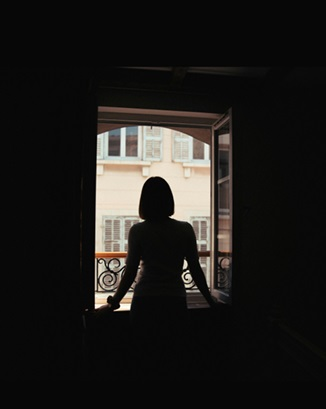
#> input picture data/raw/woman_window.jpg, 326 x 409 px
$ python 'q12 (Part e).py'
#> lines starting #> are read from the running program, lines starting #| are printed output that depends on the picture
import cv2
import numpy as np
import matplotlib.pyplot as plt
from pathlib import Path


def homomorphic_filter(img, gamma_l=0.6, gamma_h=1.8, c=1.0, d0=30):
    """
    Apply homomorphic filtering to a grayscale image.

    Parameters
    ----------
    img : np.ndarray
        Input grayscale image.
    gamma_l : float
        Low-frequency gain. Should be less than 1 to suppress illumination.
    gamma_h : float
        High-frequency gain. Should be greater than 1 to enhance reflectance.
    c : float
        Controls the sharpness of the filter transition.
    d0 : float
        Cutoff frequency.

    Returns
    -------
    filtered_img : np.ndarray
        Homomorphic filtered output image.
    h : np.ndarray
        Frequency-domain homomorphic filter.
    """
    img = img.astype(np.float32)

    # Log transform
    img_log = np.log1p(img)

    # FFT and shift
    img_fft = np.fft.fft2(img_log)
    img_fft_shift = np.fft.fftshift(img_fft)

    rows, cols = img.shape
    crow, ccol = rows // 2, cols // 2

    # Distance matrix
    y, x = np.ogrid[:rows, :cols]
    d2 = (y - crow) ** 2 + (x - ccol) ** 2

    # Homomorphic high-pass filter
    h = (gamma_h - gamma_l) * (1 - np.exp(-c * d2 / (d0 ** 2))) + gamma_l

    # Apply filter in frequency domain
    filtered_shift = h * img_fft_shift

    # Inverse FFT
    filtered_ishift = np.fft.ifftshift(filtered_shift)
    img_ifft = np.fft.ifft2(filtered_ishift)

    # Inverse log transform
    img_exp = np.expm1(np.real(img_ifft))

    # Normalize to displayable range
    filtered_img = cv2.normalize(img_exp, None, 0, 255, cv2.NORM_MINMAX)
    return filtered_img.astype(np.uint8), h


def main():
    # Base directory = project root
    base_dir = Path(__file__).resolve().parents[1]

    # Input/output paths
    img_path = base_dir / "data" / "raw" / "woman_window.jpg"
    out_dir = base_dir / "results" / "q12"
    out_dir.mkdir(parents=True, exist_ok=True)

    # Load grayscale image
    img = cv2.imread(str(img_path), cv2.IMREAD_GRAYSCALE)
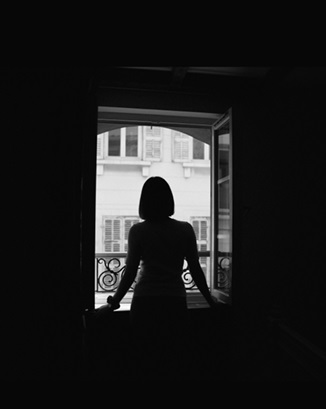
#> img: shape (409, 326); min 0, max 255, mean 28.2
    if img is None:
        raise FileNotFoundError(f"Could not load image: {img_path}")

    # Apply homomorphic filtering
    filtered_img, H = homomorphic_filter(
        img,
        gamma_l=0.6,
        gamma_h=1.8,
        c=1.0,
        d0=30
    )
#> in homomorphic_filter, `img_log = np.log1p(img)`:
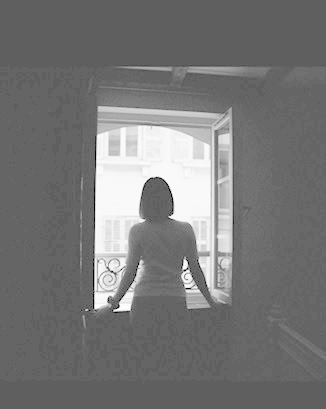
#> img_log: shape (409, 326) float32; min 0, max 5.55, mean 2.59; drawn with min black and max white
#> in homomorphic_filter, `img_exp = np.expm1(np.real(img_ifft))`:
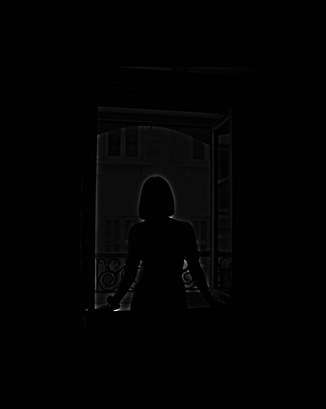
#> img_exp: shape (409, 326) float64; min -0.995, max 524.7, mean 6.1; drawn with min black and max white
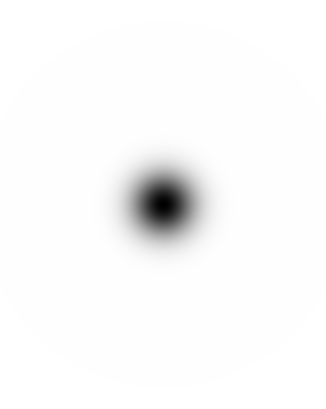
#> H: shape (409, 326) float64; min 0.6, max 1.8, mean 1.77; drawn with min black and max white

    # Save outputs
    cv2.imwrite(str(out_dir / "q12_original_gray.png"), img)
    cv2.imwrite(str(out_dir / "q12_homomorphic_filtered.png"), filtered_img)

    # Display original and filtered image
    plt.figure(figsize=(12, 5))

    plt.subplot(1, 2, 1)
    plt.imshow(img, cmap="gray")
    plt.title("Original Image")
    plt.axis("off")

    plt.subplot(1, 2, 2)
    plt.imshow(filtered_img, cmap="gray")
    plt.title("Homomorphic Filtering Result")
    plt.axis("off")

    plt.tight_layout()
    plt.show()

    # Display the filter
    plt.figure(figsize=(6, 6))
    plt.imshow(H, cmap="gray")
    plt.title("Homomorphic Filter H(u,v)")
    plt.axis("off")
    plt.show()

    print(f"Saved original image to: {out_dir / 'q12_original_gray.png'}")
    print(f"Saved filtered image to: {out_dir / 'q12_homomorphic_filtered.png'}")


if __name__ == "__main__":
    main()
